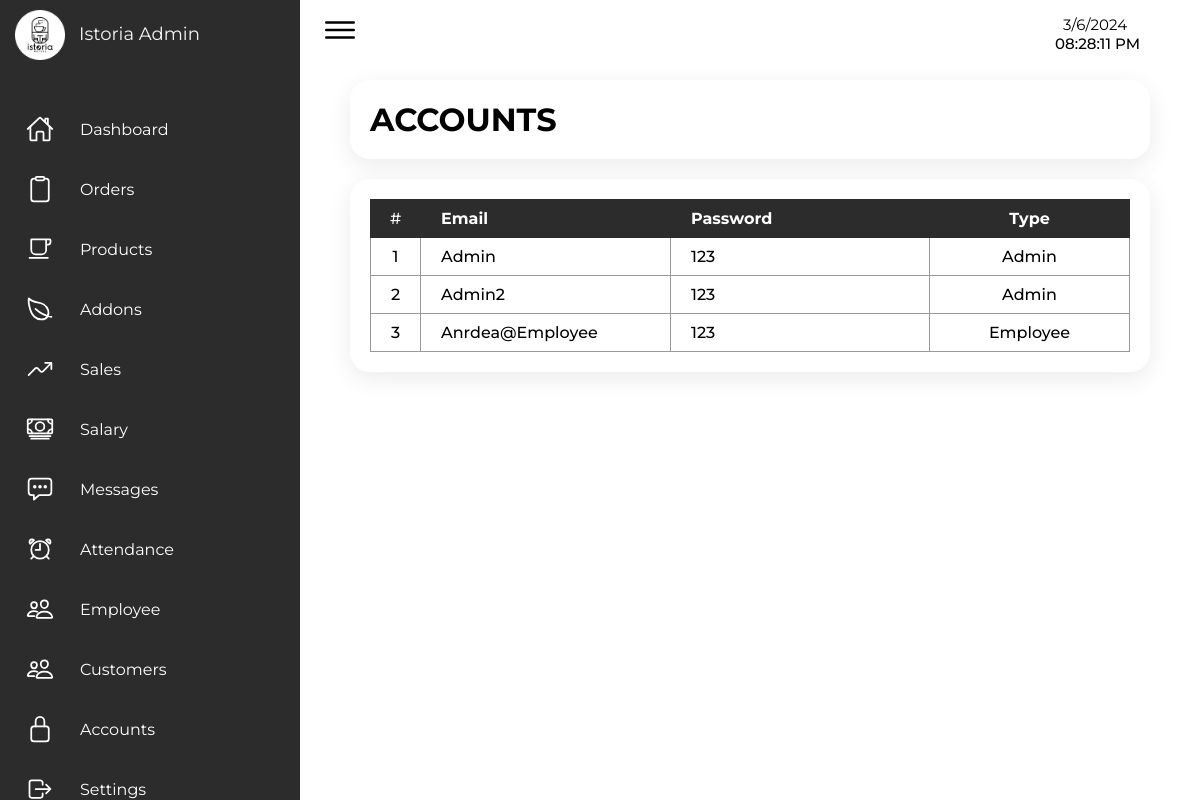
The page /Admin/admin_accounts.php (signed in) on the database its author committed.
### tables this page shows
CREATE TABLE `user` (
  `id` int(255) NOT NULL,
  `type` varchar(255) NOT NULL DEFAULT 'user',
  `email` varchar(255) NOT NULL,
  `password` varchar(255) NOT NULL
);

### Admin/admin_accounts.php (the view, shortened to what this page needs)
<?php
  include '../connection.php';
?>
<!DOCTYPE html>
<html lang="en">
  <head>
    <link rel="stylesheet" href="../Src/Styles/style_admin.css" />
  </head>
  <body>
    <div class="container">
    <?php include 'sidenav.php' ?>
      <div class="main">
        <div class="topbar">
          <div class="toggle">
            <ion-icon name="menu-outline"></ion-icon>
          </div>
          <?php include 'time.php' ?>
        </div>
        <div class="container-box">
          <h1>ACCOUNTS</h1>
        </div>
        <div class="container-box">
          <table class="accounts-table">
            <thead>
              <tr>
                <th>#</th>
                <th>Email</th>
                <th>Password</th>
                <th>Type</th>
              </tr>
            </thead>
            <tbody>
            <?php $select_user = mysqli_query($conn, "SELECT * FROM `user` WHERE type = 'employee' OR type = 'admin' ORDER BY type ASC ") or die ('query failed');
                $count = 0;
                if(mysqli_num_rows($select_user )>0){
                    while($fetch_user = mysqli_fetch_assoc($select_user )){
                      $count++;
                ?>
                <tr>
                  <td><?php echo $count ?></td>
                  <td><?php echo $fetch_user['email']; ?></td>
                  <td><?php echo $fetch_user['password']; ?></td>
                  <td><?php echo $fetch_user['type']; ?></td>
                </tr>
                  <?php
                    }
                      }
                        ?>
            </tbody>
          </table>
        </div>
      </div>
    </div>
  </body>
</html>

### Src/Styles/style_admin.css (style rules this page uses)
* { font-family: "Montserrat", sans-serif; margin: 0; padding: 0; box-sizing: border-box; }
:root { --gray: #2c2c2c; --white: #fff; --white2: #f5f5f5; --black1: #222; --black2: #999; }
.main { position: absolute; width: calc(100% - 300px); left: 300px; min-height: 100vh; transition: 0.5s; }
.topbar { width: 100%; height: 60px; display: flex; justify-content: space-between; align-items: center; padding: 0 10px; }
.toggle { position: relative; width: 60px; height: 60px; display: flex; justify-content: center; align-items: center; font-size: 2.5rem; cursor: pointer; }
.container-box { margin: 20px 50px; grid-gap: 30px; position: relative; display: grid; background: var(--white); padding: 20px; box-shadow: 0 7px 25px rgba(0, 0, 0, 0.08); border-radius: 20px; }
.accounts-table { border-collapse: collapse; text-transform: capitalize; }
.accounts-table thead tr th { background-color: var(--gray); border: 1px solid var(--gray); color: white; padding: 9px; }
.accounts-table tbody tr td { border: 1px solid var(--black2); padding: 9px; font-weight: 500; }
.accounts-table thead tr th:first-child, .accounts-table tbody tr td:first-child { width: 50px; text-align: center; font-weight: 500; }
.accounts-table thead tr th:nth-child(3), .accounts-table tbody tr td:nth-child(3) { text-align: start; padding: 0px 20px; }
.accounts-table thead tr th:nth-child(2), .accounts-table tbody tr td:nth-child(2) { width: 250px; text-align: start; padding: 0px 20px; }
.accounts-table thead tr th:last-child, .accounts-table tbody tr td:last-child { width: 200px; text-align: center; }

### rows shown on the page
user: email "Admin", password "123", type "Admin"
user: email "Admin2", password "123", type "Admin"
user: email "Anrdea@employee", password "123", type "Employee"
